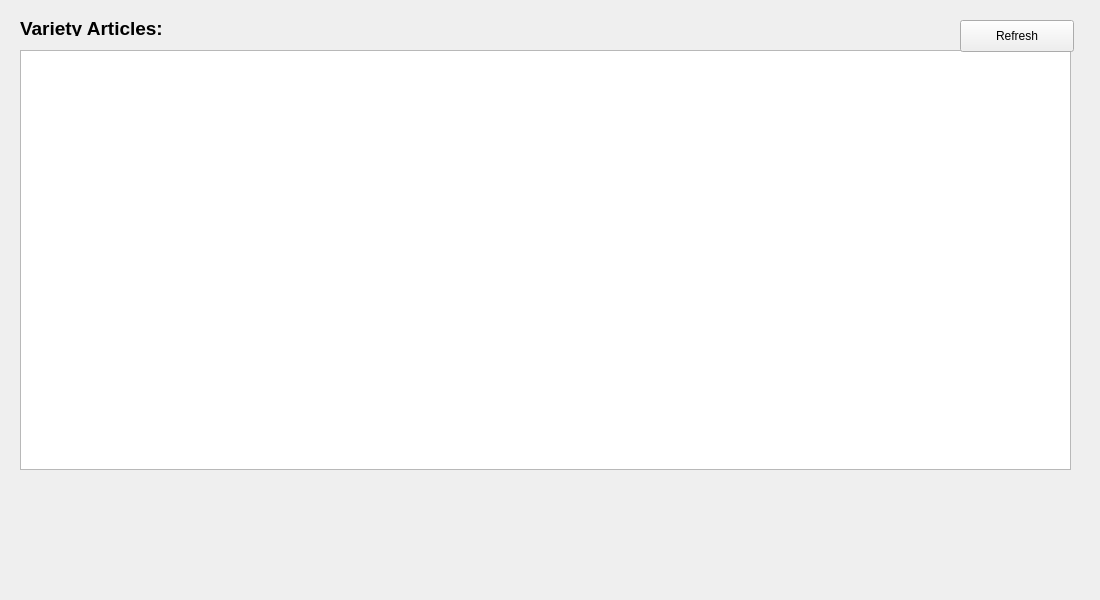
<?xml version="1.0" encoding="UTF-8"?>
<ui version="4.0">
 <class>ArticleWorkspaceVarietyWidget</class>
 <widget class="QWidget" name="ArticleWorkspaceVarietyWidget">
  <property name="geometry">
   <rect>
    <x>0</x>
    <y>0</y>
    <width>1100</width>
    <height>600</height>
   </rect>
  </property>
  <property name="windowTitle">
   <string>Form</string>
  </property>
  <widget class="QLabel" name="label">
   <property name="geometry">
    <rect>
     <x>20</x>
     <y>20</y>
     <width>231</width>
     <height>16</height>
    </rect>
   </property>
   <property name="font">
    <font>
     <pointsize>14</pointsize>
     <weight>75</weight>
     <bold>true</bold>
    </font>
   </property>
   <property name="text">
    <string>Variety Articles:</string>
   </property>
  </widget>
  <widget class="QTextBrowser" name="articleTextBrowser">
   <property name="geometry">
    <rect>
     <x>20</x>
     <y>50</y>
     <width>1051</width>
     <height>420</height>
    </rect>
   </property>
  </widget>
  <widget class="QPushButton" name="refreshButton">
   <property name="geometry">
    <rect>
     <x>960</x>
     <y>20</y>
     <width>114</width>
     <height>32</height>
    </rect>
   </property>
   <property name="text">
    <string>Refresh</string>
   </property>
  </widget>
 </widget>
 <resources/>
 <connections/>
</ui>
